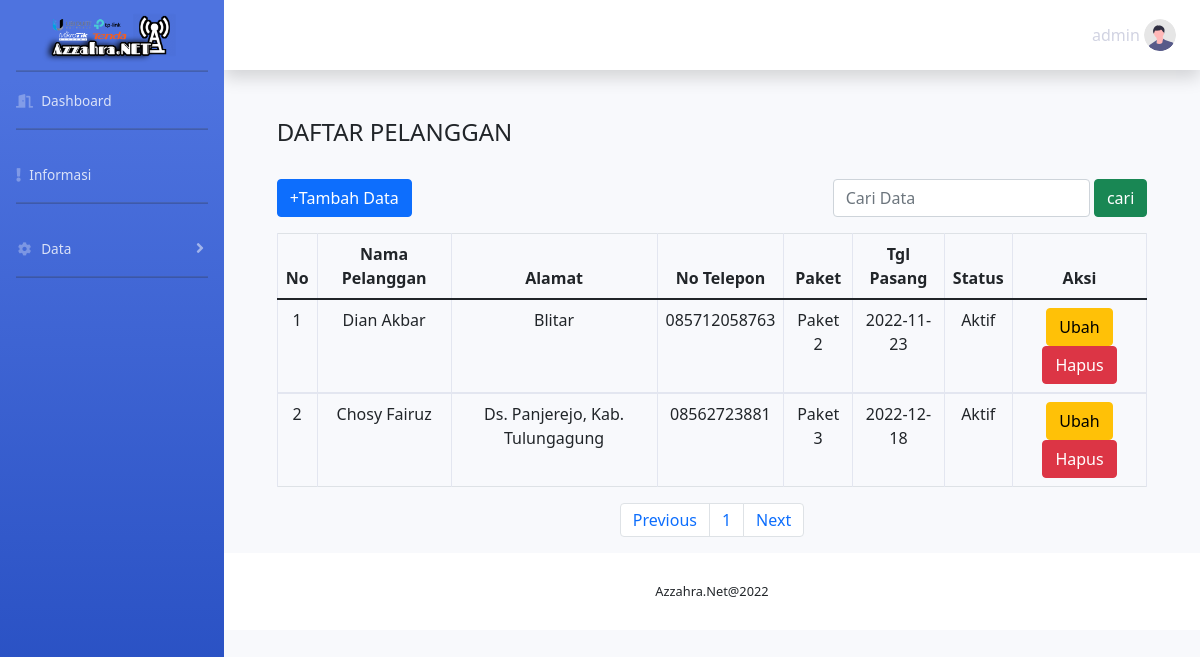
The app's page /pelanggan.php (signed in) with its own data.
### tables this page shows
CREATE TABLE `pelanggan` (
  `id` int(100) NOT NULL,
  `nama` varchar(100) NOT NULL,
  `alamat` varchar(100) NOT NULL,
  `no_telepon` varchar(15) NOT NULL,
  `paket` varchar(10) NOT NULL,
  `tgl_pasang` date NOT NULL DEFAULT current_timestamp(),
  `status` varchar(100) NOT NULL
);

### pelanggan.php (the view, shortened to what this page needs)
<?php include("layout/header.php"); ?>
<?php include("layout/sidebar.php"); ?>
<?php include("layout/topbar.php"); ?>
<html>
<head>
    <link rel="stylesheet" href="css/bootstrap.min.css">
</head>
<body>
    <div class="container col-md-11">
    <br>
     <h4>DAFTAR PELANGGAN</h4>
        <br>
         <div class="form-group form-inline ">
            <a href="create.php" class="btn btn-primary justify-content-end" role="button">+Tambah Data</a>
            <form  method="POST" action="" style="margin-left: auto; ">
                <input type="text" name="pencarian" class="form-control" placeholder="Cari Data" required />
                <button type="submit" class="btn btn-success"> cari</button>
            </form>
        </div>
        <table class="table table-bordered table-hover">
            <thead>
                <tr align="center">
                   <th>No</th>
                    <th >Nama Pelanggan</th>
                    <th>Alamat</th>
                    <th>No Telepon</th>
                    <th>Paket</th>
                    <th>Tgl Pasang</th>
                    <th>Status</th>
                    <th colspan='2'>Aksi</th>
                </tr>
            </thead>
            <?php
            include 'koneksi.php';
            $batas = 5;
            $halaman = isset($_GET['halaman'])?(int)$_GET['halaman'] : 1;
            $halaman_awal = ($halaman>1) ? ($halaman * $batas) - $batas : 0;
            $previous = $halaman - 1;
            $next = $halaman + 1;
            $sql=mysqli_query($kon, "select*from pelanggan order by id desc");
            $jumlah_data = mysqli_num_rows($sql);
            $total_halaman = ceil($jumlah_data / $batas);
                if ($_SERVER['REQUEST_METHOD'] == "POST"){
                    $pencarian = trim(mysqli_real_escape_string($kon, $_POST['pencarian']));
                    if ($pencarian != '') {
                        $sql = "SELECT * FROM pelanggan WHERE id LIKE '%".$pencarian."%' or nama LIKE '%".$pencarian."%'
                        or paket LIKE '%".$pencarian."%' or status LIKE '%".$pencarian."%' order by id asc";
                        $query = $sql;
                        $queryjml = $sql;
                    } else{
                        $query = "SELECT * FROM pelanggan LIMIT $hamalan_awal,
                        $batas";
                        $queryjml = "SELECT*FROM pelanggan";
                        $no = $halaman_awal+1;
                    }
                }else{
                     $query = "SELECT * FROM pelanggan LIMIT $halaman_awal,
                        $batas";
                }
            $hasil=mysqli_query($kon, $query);
            $no= $halaman_awal+1;
            while ($data = mysqli_fetch_array($hasil)) {
                ?>
                <tbody>
                    <tr align="center">
                        <td><?php echo $no++;?></td>
                        <td><?php echo $data["nama"]; ?></td>
                        <td><?php echo $data["alamat"]; ?></td>
                        <td><?php echo $data["no_telepon"]; ?></td>
                        <td><?php echo $data["paket"]; ?></td>
                         <td><?php echo $data["tgl_pasang"]; ?></td>
                        <td><?php echo $data["status"]; ?></td>
                        <td>
                            <a href="update.php?id=<?php echo htmlspecialchars($data['id']); ?>" class="btn btn-warning" role="button">Ubah</a>
                            <a href="hapus.php?id=<?php echo htmlspecialchars($data['id']); ?>" class="btn btn-danger"
                            role="button">Hapus</a>
                        </td>
                    </tr>
                </tbody>
                <?php
            }
            ?>
        </table>
        <nav>
            <ul class="pagination justify-content-center">
                <li class="page-item">
                    <a class="page-link" <?php if($halaman > 1){echo "href ='?halaman=$previous'";} ?>>Previous</a>
                </li>
                <?php
                for ($x=1; $x<=$total_halaman; $x++) {
                    ?>
                    <li class="page-item"><a class="page-link" href="?halaman=<?php echo $x ?>"><?php echo $x; ?></a></li>
                    <?php
                }
                ?>
                <li class="page-item">
                    <a class="page-link" <?php if($halaman < $total_halaman){echo "href='?halaman=$next'";} ?>>Next</a>
                </li>
            </ul>
        </nav>
</div>
</body>
</html>
<?php include("layout/footer.php"); ?>

### layout/header.php (shortened to what this page needs)
<!DOCTYPE html>
<html lang="en">
<head>
    <link href="asset/vendor/fontawesome-free/css/all.min.css" rel="stylesheet" type="text/css">
    <link href="asset/css/sb-admin-2.min.css" rel="stylesheet">
</head>

### layout/sidebar.php (shortened to what this page needs)
<body id="page-top">
    <div id="wrapper">
        <ul class="navbar-nav bg-gradient-primary sidebar sidebar-dark accordion" id="accordionSidebar">
            <a class="sidebar-brand d-flex align-items-center justify-content-center" href="index.php">
                <div class="sidebar-brand-icon">
                    <img src="foto/logo.png" width="150px">
                </div>
            </a>
            <hr class="sidebar-divider my-0">
            <li class="nav-item">
                <a class="nav-link" href="index.php">
                  <i class="fas fa-solid fa-door-open"></i>
                    <span>Dashboard</span></a>
            </li>
            <hr class="sidebar-divider">
            <li class="nav-item">
                <a class="nav-link" href="informasi.php">
                   <i class="fas fa-solid fa-exclamation"></i>
                    <span>Informasi</span></a>
            </li>
            <hr class="sidebar-divider">
            <li class="nav-item">
                <a class="nav-link collapsed" href="#" data-toggle="collapse" data-target="#collapseTwo"
                    aria-expanded="true" aria-controls="collapseTwo">
                    <i class="fas fa-fw fa-cog"></i>
                    <span>Data</span>
                </a>
            </li>
            <hr class="sidebar-divider d-none d-md-block">
        </ul>
        <div id="content-wrapper" class="d-flex flex-column">
            <div id="content">

### layout/topbar.php (shortened to what this page needs)
<nav class="navbar navbar-expand navbar-light bg-white topbar mb-4 static-top shadow">
<ul class="navbar-nav ml-auto">
    <li class="nav-item dropdown no-arrow">
        <a class="nav-link dropdown-toggle" href="" id="userDropdown" role="button"
            data-toggle="dropdown" aria-haspopup="true" aria-expanded="false"></span>
            <?php echo $_SESSION['username']?>&nbsp;
            <img class="img-profile rounded-circle"
                src="asset/img/undraw_profile.svg">
        </a>
    </li>
</ul>
</nav>

### layout/footer.php (shortened to what this page needs)
           <footer class="sticky-footer bg-white">
                <div class="container my-auto">
                    <div class="copyright text-center my-auto">
                        <span>Azzahra.Net@2022</span>
                    </div>
                </div>
            </footer>
        </div>
    </div>
</body>
</html>

### records on screen
pelanggan: nama "Dian Akbar", alamat "Blitar", no_telepon "085712058763", paket "Paket 2", tgl_pasang "2022-11-23", status "Aktif"
pelanggan: nama "Chosy Fairuz", alamat "Ds. Panjerejo, Kab. Tulungagung", no_telepon "08562723881", paket "Paket 3", tgl_pasang "2022-12-18", status "Aktif"

### other values on screen
$_SESSION['username'] "admin"
